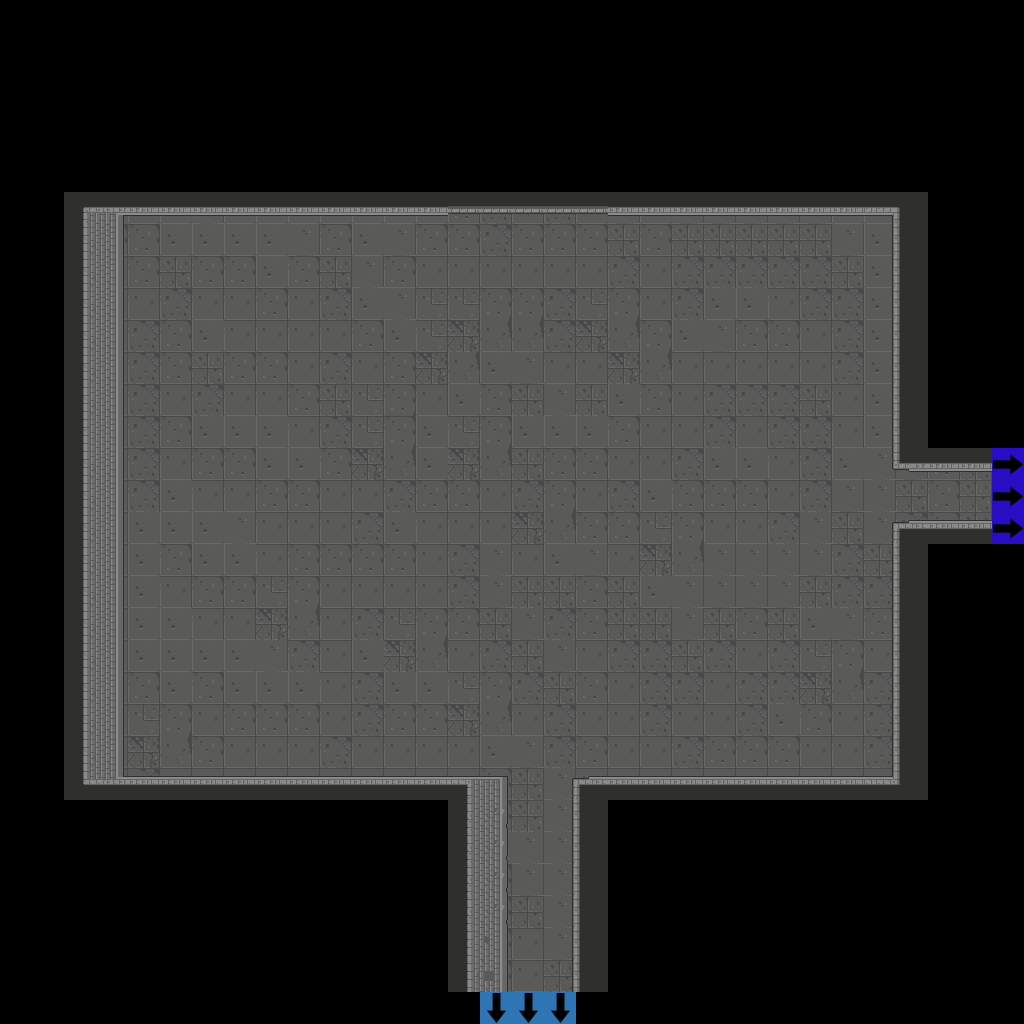

This game map was drawn from its Tiled (.tmx) file and the tilesets committed beside it. A one-line description and the trimmed map source follow:
An orthogonal 32x32 tile map with 32x32 px tiles, 3 tile layers (Floor, Flags, Walls), 2 tilesets.

<map version="1.2" tiledversion="1.2.3" orientation="orthogonal" renderorder="right-down" width="32" height="32" tilewidth="32" tileheight="32" infinite="0" nextlayerid="50" nextobjectid="1">
 <tileset firstgid="1" source="Dungeon_Tileset_2.tsx" />
 <tileset firstgid="321" source="flags.tsx" />
 <layer id="47" name="Floor" width="32" height="32">
  <data>[1024 cells, 521 non-empty, 10 distinct tile ids]</data>
 </layer>
 <layer id="48" name="Flags" width="32" height="32">
  <data>[1024 cells, 6 non-empty, 2 distinct tile ids]</data>
 </layer>
 <layer id="49" name="Walls" width="32" height="32">
  <data>[1024 cells, 147 non-empty, 29 distinct tile ids]</data>
 </layer>
</map>
